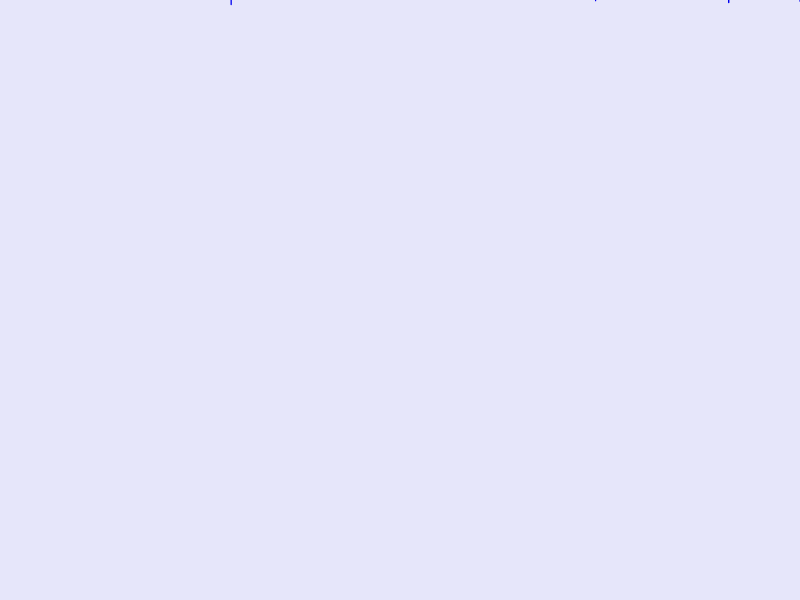
Frame 1 (no input)
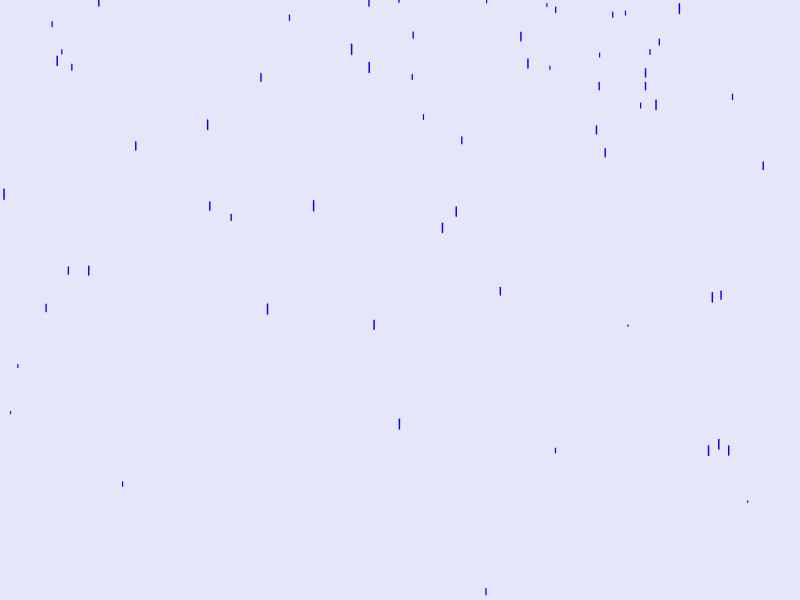
Frame 60 (no input)
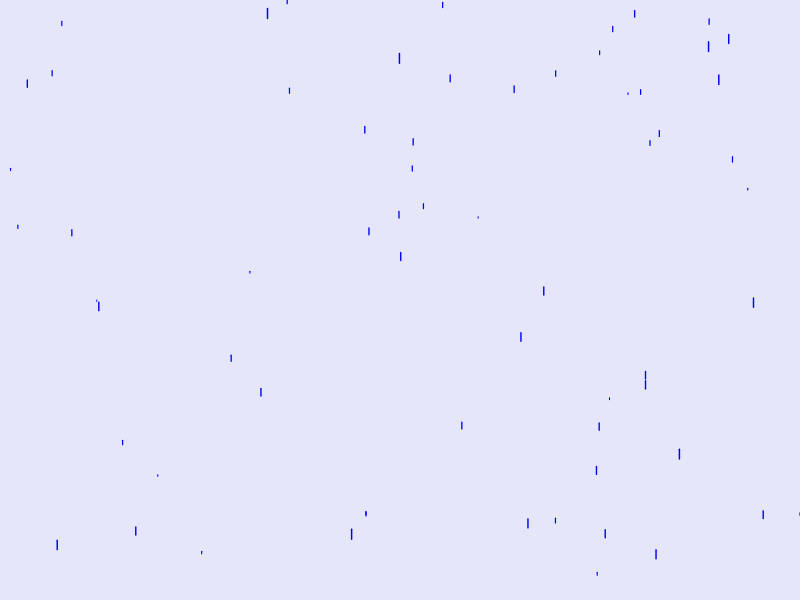
Frame 120 (the mouse pressed at the canvas centre since frame 60)

The p5.js sketch that drew these frames (run headless with seeded random() and noise() and a simulated clock; from frame 60 on, the mouse is pressed at the canvas centre):

// p5.js sketch
// ── sketch.js
dropsA=[];
var dropCount=100;

function setup() {
  var canvas = createCanvas(800,600);
  for (let  i = 0; i < dropCount; i++) { 
  var drop = new Drop();
    drop.reset();
    dropsA.push(drop);
  }
}

function draw() {
  background(230, 230, 250); 
  for (let  i = 0; i < dropCount; i++) { 
    var drop = dropsA[i];
    drop.fall(); 
    drop.show(); 
  }
}

// ── Drop.js
class Drop{
  constructor(_x){
    this.x  =_x||0;
    this.y = random(-height/2,-10);
    this.yspeed=.01;
    this.z  = random(0, 20);
    this.dropLen = 10;
    this.thick = 1;
    this.gravity=0.1;
  }
   reset (){
    this.x = random(0,width);
    this.y = random(-height/2,-10);
    this.yspeed = random(4,20);
    this.z  = random(0, 20);
    this.dropLen = map(this.z, 4,20,3,10); 
    this.thick = map(this.dropLen,0,20,1,2);
  }
   fall() { 
    this.y = this.y + this.yspeed; 
    this.gravity=map(this.z,0,20,0,0.5);
    this.yspeed += 0.05;
    this.yspeed = this.yspeed + this.gravity; 
    if (this.y > height) { 
      this.y = random(-200, -100);
      this.yspeed = map(this.z, 0, 20, 4, 10);
    }
  }
    show() { 
    push();
    strokeWeight(this.thick);
    stroke(0,0,240);
    line(this.x, this.y, this.x, this.y+this.dropLen);  
    pop();
  }
}
